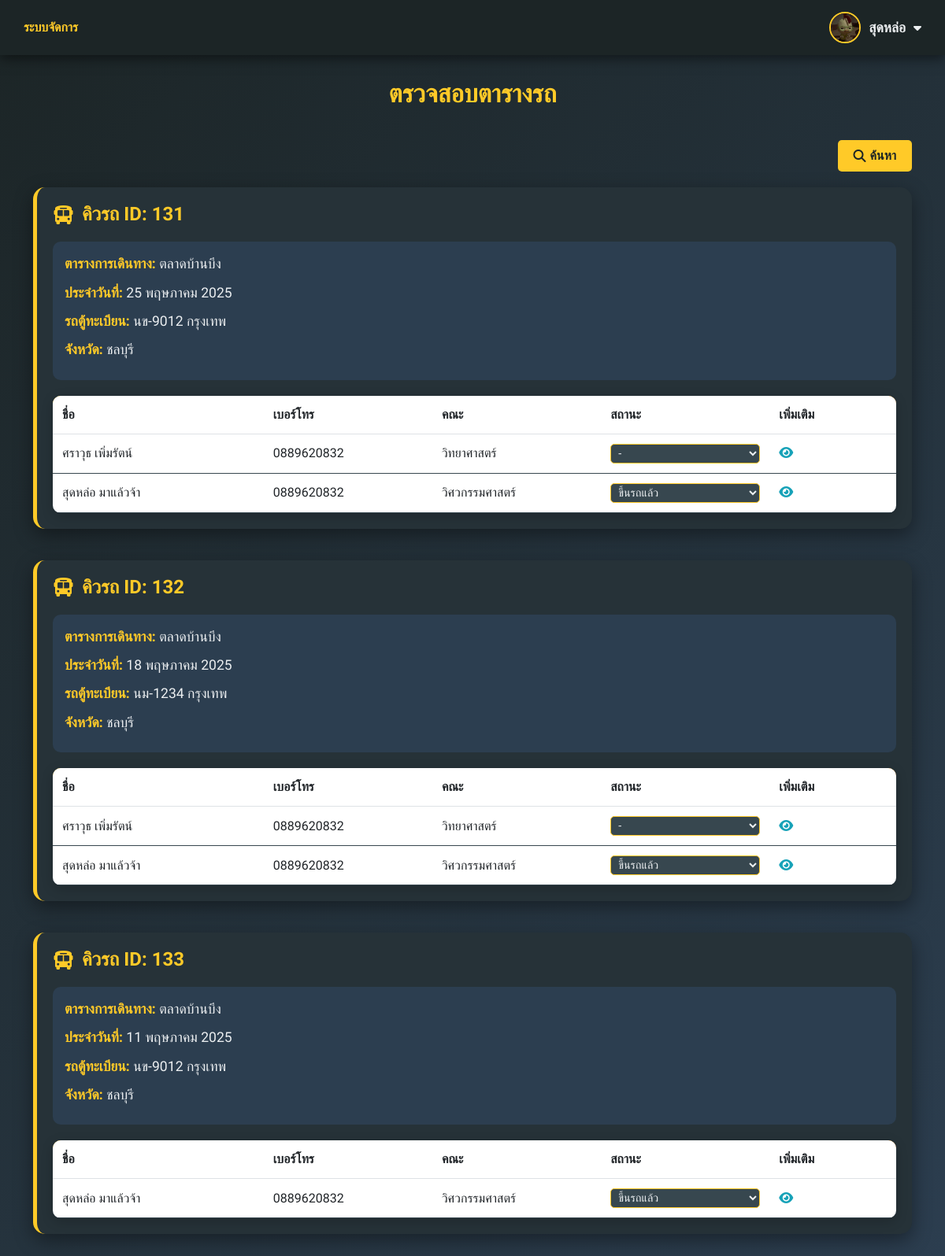
The page /Student/Booking/Check_schedule.php (signed in) on the database its author committed.
### tables this page shows
CREATE TABLE `queue` (
  `queue_id` int(11) NOT NULL,
  `province_id` int(11) NOT NULL,
  `amphur_id` int(11) NOT NULL,
  `location` varchar(255) NOT NULL,
  `car_id` int(11) NOT NULL,
  `created_at` timestamp NOT NULL DEFAULT current_timestamp(),
  `year` varchar(255) DEFAULT NULL,
  `status_car` enum('ว่าง','กำลังไป','ถึงจุดรับ','ออกเดินทาง','ถึงที่หมาย','กำลังกลับ','ปิดงาน','ฉุกเฉิน') DEFAULT 'ว่าง',
  `queue_date` date DEFAULT NULL
);

CREATE TABLE `car` (
  `car_id` int(11) NOT NULL,
  `car_license` varchar(50) NOT NULL,
  `car_brand` varchar(100) NOT NULL,
  `car_color` varchar(50) DEFAULT NULL,
  `car_seat` int(11) NOT NULL,
  `car_status` enum('available','unavailable') DEFAULT 'available',
  `car_image` varchar(255) DEFAULT NULL,
  `driver_id` varchar(255) DEFAULT NULL
);

CREATE TABLE `province` (
  `PROVINCE_ID` int(5) NOT NULL,
  `PROVINCE_NAME` varchar(150) NOT NULL
);

CREATE TABLE `students` (
  `stu_ID` int(10) NOT NULL,
  `stu_username` varchar(255) NOT NULL,
  `stu_password` varchar(255) NOT NULL,
  `stu_year` varchar(4) NOT NULL,
  `stu_license` varchar(13) NOT NULL,
  `stu_name` varchar(255) NOT NULL,
  `stu_lastname` varchar(255) NOT NULL,
  `stu_tel` varchar(10) NOT NULL,
  `stu_faculty` varchar(255) NOT NULL,
  `stu_major` varchar(255) NOT NULL,
  `stu_status` enum('ขึ้นรถแล้ว','ลา','สาย','') DEFAULT NULL,
  `created_at` timestamp NOT NULL DEFAULT current_timestamp(),
  `last_login` datetime DEFAULT NULL,
  `login_status` varchar(20) DEFAULT 'inactive',
  `stu_img` varchar(255) DEFAULT NULL
);

### Student/Booking/Check_schedule.php (the view, shortened to what this page needs)
<?php
    require_once 'condb.php';
    include 'navbar.php';
    $stu_username = $_SESSION['user_name'];
    function getMonthName($monthNumber) {
        $months = [
            1 => 'มกราคม', 2 => 'กุมภาพันธ์', 3 => 'มีนาคม', 4 => 'เมษายน',
            5 => 'พฤษภาคม', 6 => 'มิถุนายน', 7 => 'กรกฎาคม', 8 => 'สิงหาคม',
            9 => 'กันยายน', 10 => 'ตุลาคม', 11 => 'พฤศจิกายน', 12 => 'ธันวาคม',
        ];
        return $months[$monthNumber] ?? 'ไม่ทราบเดือน';
    }
    $sql_queues = "SELECT DISTINCT q.queue_id
                   FROM queue q
                   INNER JOIN queue_student qs ON q.queue_id = qs.queue_id
                   INNER JOIN students s ON qs.student_id = s.stu_ID
                   WHERE s.stu_username = :stu_username";
    try {
        $stmt_queues = $conn->prepare($sql_queues);
        $stmt_queues->bindParam(':stu_username', $stu_username, PDO::PARAM_STR);
        $stmt_queues->execute();
        $queue_ids = $stmt_queues->fetchAll(PDO::FETCH_COLUMN);
        if (empty($queue_ids)) {
            $queue_data = [];
        } else {
            $queue_ids_str = implode(',', array_map('intval', $queue_ids));
            $sql = "SELECT q.queue_id, q.location, q.queue_date,
                           p.PROVINCE_NAME,
                           c.car_license,
                           s.stu_ID, s.stu_name, s.stu_lastname, s.stu_tel, s.stu_faculty, s.stu_status
                    FROM queue q
                    INNER JOIN queue_student qs ON q.queue_id = qs.queue_id
                    INNER JOIN students s ON qs.student_id = s.stu_ID
                    INNER JOIN province p ON q.province_id = p.PROVINCE_ID
                    INNER JOIN car c ON q.car_id = c.car_id
                    WHERE q.queue_id IN ($queue_ids_str)
                    ORDER BY q.queue_id, s.stu_ID";
            $stmt = $conn->prepare($sql);
            $stmt->execute();
            $queue_data = $stmt->fetchAll(PDO::FETCH_ASSOC);
            $grouped_data = [];
            foreach ($queue_data as $row) {
                $grouped_data[$row['queue_id']][] = $row;
            }
        }
    } catch (PDOException $e) {
        echo "Error: " . $e->getMessage();
        exit();
    }
?>
<!DOCTYPE html>
<html lang="th">
<head>
    <link href="https://cdn.jsdelivr.net/npm/bootstrap@5.3.0-alpha1/dist/css/bootstrap.min.css" rel="stylesheet">
    <link rel="stylesheet" href="https://cdnjs.cloudflare.com/ajax/libs/font-awesome/6.4.0/css/all.min.css">
</head>
<body>
<div class="container">
    <h2>ตรวจสอบตารางรถ</h2>
    <?php if (!empty($grouped_data)): ?>
        <button class="search-toggle" onclick="toggleFilterSection()">
            <i class="fas fa-search"></i> ค้นหา
        </button>
    <?php endif; ?>
    <?php if (!empty($grouped_data)): ?>
        <?php foreach ($grouped_data as $queue_id => $rows): ?>
            <?php $header_data = $rows[0];  ?>
            <div class="queue-card" data-date="<?php echo htmlspecialchars($header_data['queue_date'] ?? ''); ?>">
                <div class="queue-header">
                    <i class="fas fa-bus"></i>
                    <h4>คิวรถ ID: <?php echo htmlspecialchars($queue_id); ?></h4>
                </div>
                <div class="info-section">
                    <p><strong>ตารางการเดินทาง:</strong> <?php echo htmlspecialchars($header_data['location']); ?></p>
                    <p><strong>ประจำวันที่:</strong>
                        <?php
                            if ($header_data['queue_date']) {
                                $date = new DateTime($header_data['queue_date']);
                                $day = $date->format('j');
                                $month = getMonthName($date->format('n'));
                                $year = $date->format('Y');
                                echo "$day $month $year";
                            } else {
                                echo 'ไม่ระบุ';
                            }
                        ?>
                    </p>
                    <p><strong>รถตู้ทะเบียน:</strong> <?php echo htmlspecialchars($header_data['car_license'] ?? 'ไม่ระบุ'); ?></p>
                    <p><strong>จังหวัด:</strong> <?php echo htmlspecialchars($header_data['PROVINCE_NAME']); ?></p>
                </div>
                <table class="table">
                    <thead>
                        <tr>
                            <th>ชื่อ</th>
                            <th>เบอร์โทร</th>
                            <th>คณะ</th>
                            <th>สถานะ</th>
                            <th>เพิ่มเติม</th>
                        </tr>
                    </thead>
                    <tbody>
                        <?php foreach ($rows as $row): ?>
                            <tr data-name="<?php echo htmlspecialchars($row['stu_name'] . ' ' . $row['stu_lastname']); ?>"
                                data-faculty="<?php echo htmlspecialchars($row['stu_faculty'] ?? 'ไม่ระบุ'); ?>"
                                data-status="<?php echo htmlspecialchars($row['stu_status'] ?? ''); ?>">
                                <td title="<?php echo htmlspecialchars($row['stu_name'] . ' ' . $row['stu_lastname']); ?>">
                                    <span class="name-full"><?php echo htmlspecialchars($row['stu_name'] . ' ' . $row['stu_lastname']); ?></span>
                                </td>
                                <td title="<?php echo htmlspecialchars($row['stu_tel'] ?? 'ไม่ระบุ'); ?>">
                                    <?php echo htmlspecialchars($row['stu_tel'] ?? 'ไม่ระบุ'); ?>
                                </td>
                                <td title="<?php echo htmlspecialchars($row['stu_faculty'] ?? 'ไม่ระบุ'); ?>">
                                    <?php echo htmlspecialchars($row['stu_faculty'] ?? 'ไม่ระบุ'); ?>
                                </td>
                                <td>
                                    <select class="status-select" data-stu-id="<?php echo htmlspecialchars($row['stu_ID']); ?>">
                                        <option value="" <?php echo $row['stu_status'] == '' ? 'selected' : ''; ?>>-</option>
                                        <option value="ขึ้นรถแล้ว" <?php echo $row['stu_status'] == 'ขึ้นรถแล้ว' ? 'selected' : ''; ?>>ขึ้นรถแล้ว</option>
                                    </select>
                                </td>
                                <td>
                                    <span class="btn-details" data-bs-toggle="modal" data-bs-target="#studentModal" data-stu-id="<?php echo htmlspecialchars($row['stu_ID'] ?? ''); ?>">
                                        <i class="fas fa-eye"></i>
                                    </span>
                                </td>
                            </tr>
                        <?php endforeach; ?>
                    </tbody>
                </table>
            </div>
        <?php endforeach; ?>
    <?php else: ?>
        <p class="text-center text-muted">ไม่พบข้อมูลตารางรถ</p>
    <?php endif; ?>
</div>
</body>
</html>

### Student/Booking/navbar.php (style rules this page uses)
* { margin: 0; padding: 0; box-sizing: border-box; }
body { font-family: 'Chakra Petch', sans-serif; background: linear-gradient(135deg, #1c2526 0%, #2c3e50 100%); }

### Student/Booking/Check_schedule.php (style rules this page uses)
body { background: linear-gradient(135deg, #1c2526 0%, #2c3e50 100%); font-family: 'Chakra Petch', sans-serif; min-height: 100vh; margin: 0; position: relative; overflow-x: hidden; padding-top: 80px; color: #eceff1; }
.container { padding-top: 20px; padding-bottom: 50px; }
h2 { color: #ffca28; font-weight: 700; text-transform: uppercase; margin-bottom: 40px; text-align: center; }
.queue-card { background: #263238; border-radius: 15px; padding: 20px; margin-bottom: 40px; box-shadow: 0 8px 25px rgba(0, 0, 0, 0.4); border-left: 5px solid #ffca28; transition: transform 0.3s ease; }
.queue-header { display: flex; align-items: center; margin-bottom: 20px; }
.queue-header i { color: #ffca28; margin-right: 10px; font-size: 1.5rem; }
.queue-header h4 { color: #ffca28; font-weight: 600; margin: 0; }
.info-section { background: #2c3e50; border-radius: 10px; padding: 15px; margin-bottom: 20px; }
.info-section p { margin-bottom: 10px; font-size: 1.1rem; }
.info-section strong { color: #ffca28; font-weight: 600; }
.table { background: #2c3e50; border-radius: 10px; overflow: hidden; box-shadow: 0 4px 15px rgba(0, 0, 0, 0.2); width: 100%; margin-bottom: 0; table-layout: fixed; }
.table thead { background: linear-gradient(45deg, #ffca28, #ff8f00); color: #1c2526; }
.table th, .table td { vertical-align: middle; font-size: 1rem; padding: 12px; text-align: left; overflow: hidden; text-overflow: ellipsis; white-space: nowrap; }
.table th:nth-child(1), .table td:nth-child(1) { width: 25%; }
.table th:nth-child(2), .table td:nth-child(2) { width: 20%; }
.table th:nth-child(3), .table td:nth-child(3) { width: 20%; }
.table th:nth-child(4), .table td:nth-child(4) { width: 20%; }
.table th:nth-child(5), .table td:nth-child(5) { width: 15%; }
.table tbody tr { border-bottom: 1px solid #37474f; transition: background 0.3s ease; }
.status-select { background: #37474f; color: #eceff1; border: 1px solid #ffca28; border-radius: 5px; padding: 2px 5px; font-size: 0.9rem; width: 100%; }
.btn-details { color: #17a2b8; text-decoration: none; font-size: 0.9rem; cursor: pointer; }
.btn-details i { font-size: 1rem; }
.search-toggle { background: #ffca28; color: #1c2526; border: none; border-radius: 5px; padding: 8px 20px; font-size: 1rem; font-weight: 600; display: flex; align-items: center; gap: 5px; margin-bottom: 20px; transition: background 0.3s ease; margin-left: auto; }

### rows shown on the page
queue: queue_id "131", location "ตลาดบ้านบึง", queue_date "25", queue_date "พฤษภาคม", queue_date "2025", car.car_license "นข-9012 กรุงเทพ", province.PROVINCE_NAME "ชลบุรี", students.stu_name+stu_lastname "ศราวุธ เพิ่มรัตน์", students.stu_tel "0889620832", students.stu_faculty "วิทยาศาสตร์", stu_ID "-", students.stu_name+stu_lastname "สุดหล่อ มาแล้วจ้า", students.stu_faculty "วิศวกรรมศาสตร์", stu_ID "ขึ้นรถแล้ว"
queue: queue_id "132", location "ตลาดบ้านบึง", queue_date "18", queue_date "พฤษภาคม", queue_date "2025", car.car_license "นม-1234 กรุงเทพ", province.PROVINCE_NAME "ชลบุรี", students.stu_name+stu_lastname "ศราวุธ เพิ่มรัตน์", students.stu_tel "0889620832", students.stu_faculty "วิทยาศาสตร์", stu_ID "-", students.stu_name+stu_lastname "สุดหล่อ มาแล้วจ้า", students.stu_faculty "วิศวกรรมศาสตร์", stu_ID "ขึ้นรถแล้ว"
queue: queue_id "133", location "ตลาดบ้านบึง", queue_date "11", queue_date "พฤษภาคม", queue_date "2025", car.car_license "นข-9012 กรุงเทพ", province.PROVINCE_NAME "ชลบุรี", students.stu_name+stu_lastname "สุดหล่อ มาแล้วจ้า", students.stu_tel "0889620832", students.stu_faculty "วิศวกรรมศาสตร์", stu_ID "ขึ้นรถแล้ว"

### other values the page prints
$_SESSION['stu_name'] "สุดหล่อ"
